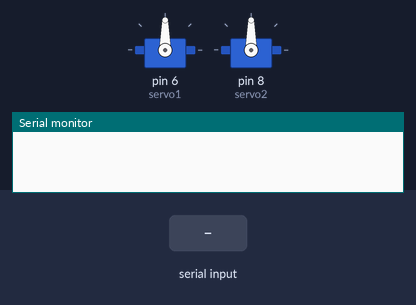
Bench run of a sketch on a simulated Arduino Uno, built with avr-gcc and run on an emulated ATmega328P. Shown: 2 × servo, the last lines printed to the serial monitor. The inputs (shaded band) are chosen by the test bench.

Above: at 1.2 s.
1.3 s: "1" received over the second serial link
At 1.6 s:
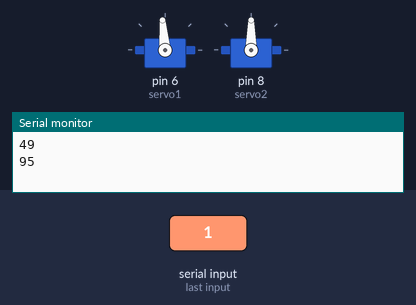
2.8 s: "1" received over the second serial link
At 3.9 s:
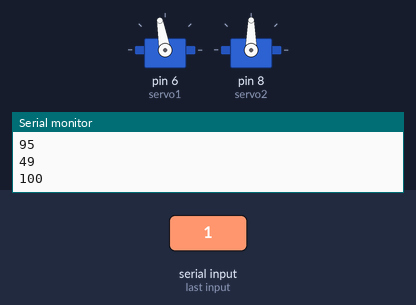
4.3 s: "2" received over the second serial link
At 5.1 s:
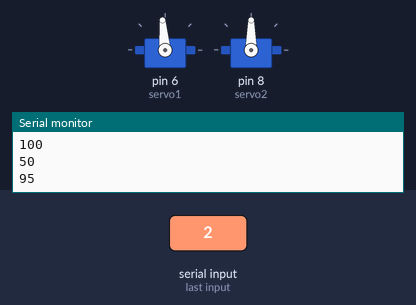
Timing chart, 0 to 7.3 s (numbered marks = the images above; inputs shaded):
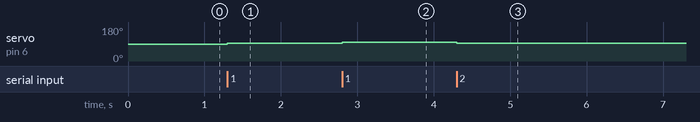

Measured:
- after the input at 1.3 s, servo on pin 6 (servo1): 90° → 95° at once
- after the input at 2.8 s, servo on pin 6 (servo1): 95° → 100° at once
- after the input at 4.3 s, servo on pin 6 (servo1): 100° → 95° at once

The sketch:

30_percent_Module_Sketch.ino
```cpp
#include <SoftwareSerial.h>
#include <Servo.h>
//
Servo servo1;
Servo servo2;
int servo1angle = 90;
int servo2angle = 90;
int value;
int TX = 13;
int RX = 12;
// Center servos
int servo1Angle = 90;


SoftwareSerial HC_06(TX, RX);  //Bluetooth TX to 10 and Bluetooth RX to 11.

void setup()
{
  servo1.attach(6);
  servo2.attach(8);
  servo1.write(90);
  servo2.write(90);
  Serial.begin(9600);
  HC_06.begin(9600);

}

void loop()
{
  HC_06.flush();
  while (HC_06.available() > 0 )
  {
    value = HC_06.read();

    if (value == 49 )
    {
      Serial.println(value);
      HC_06.write(servo1angle + 5);

      if (servo1angle < 115)
      {
        servo1angle += 5;
        Serial.println(servo1angle);
        servo1.write(servo1angle);
        //HC_06.write(output);
      }
      else
      {
        //else is necessary //
      }
    }
    else if (value == 50) {
      Serial.println(value);

      HC_06.write(servo1angle - 5);
      if (servo1angle > 75)
      {

        servo1angle -= 5;
        Serial.println(servo1angle);
        servo1.write(servo1angle);
      }

      else
      {
        //else is necessary //
      }

    }

    else if (value == 51) {
      Serial.println(value);


      HC_06.write(servo2angle + 5);


      if (servo2angle < 110)
      {
        servo2angle += 5;
        Serial.println(servo2angle);
        servo2.write(servo2angle);

      }
      else
      {
        //else is necessary //
      }

    }

    else if (value == 52 ) {
      Serial.println(value);

      HC_06.write(servo2angle - 5);
      if (servo2angle > 60)
      {
        servo2angle -= 5;
        Serial.println(servo2angle);
        servo2.write(servo2angle);
      }

      else
      {
        //else is necessary
      }


    }
  }

}
```
